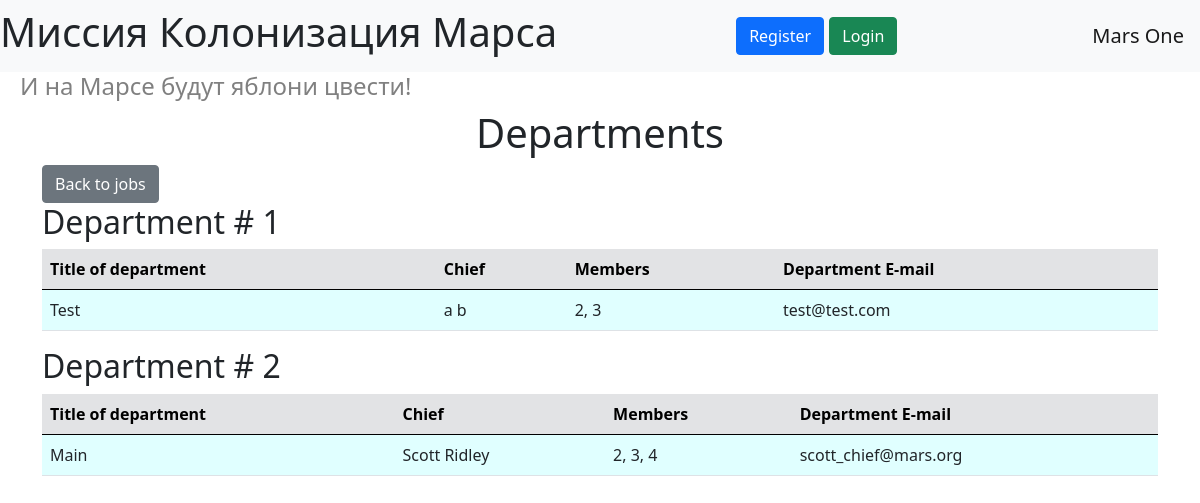
The page /departments on the database its author committed.
### data/models.py (models this page shows, shortened)
class Department(SqlAlchemyBase, SerializerMixin):
    __tablename__ = 'departments'
    id = sqlalchemy.Column(sqlalchemy.Integer,
                           primary_key=True, autoincrement=True)
    chief_id = sqlalchemy.Column(sqlalchemy.Integer, sqlalchemy.ForeignKey('users.id'))
    chief = sqlalchemy.orm.relationship('User')
    title = sqlalchemy.Column(sqlalchemy.String)
    members = sqlalchemy.Column(sqlalchemy.String)
    email = sqlalchemy.Column(sqlalchemy.String, unique=True)

class User(SqlAlchemyBase, UserMixin, SerializerMixin):
    __tablename__ = 'users'
    id = sqlalchemy.Column(sqlalchemy.Integer,
                           primary_key=True, autoincrement=True)
    surname = sqlalchemy.Column(sqlalchemy.String)
    name = sqlalchemy.Column(sqlalchemy.String)
    age = sqlalchemy.Column(sqlalchemy.Integer)
    position = sqlalchemy.Column(sqlalchemy.String)
    speciality = sqlalchemy.Column(sqlalchemy.String)
    address = sqlalchemy.Column(sqlalchemy.String)
    email = sqlalchemy.Column(sqlalchemy.String, unique=True)
    hashed_password = sqlalchemy.Column(sqlalchemy.String, nullable=True)
    modified_date = sqlalchemy.Column(sqlalchemy.DateTime,
                                      default=datetime.datetime.now)
    def __str__(self):
        return f'{self.surname} {self.name}'

### main.py (the view)
@app.route('/departments')
def departments():
    return render_template('departments.html', title='Departments',
                           departments=session.query(Department).all(),
                           message=request.args.get('message'),
                           message_type=request.args.get('message_type'))

### templates/departments.html (shortened to what this page needs)
{% extends 'base.html' %}
{% block content %}
    <h1 class="text-center">{{ title }}</h1>
    <a class="btn btn-secondary" href="/">Back to jobs</a>
    {% for dep in departments %}
        <h2>Department # {{ loop.index }}</h2>
        <table class="table">
            <thead>
                <tr class="table-secondary">
                    <th>Title of department</th>
                    <th>Chief</th>
                    <th>Members</th>
                    <th>Department E-mail</th>
                </tr>
            </thead>
            <tbody style="background-color: lightcyan">
                <tr>
                    <td>{{ dep.title }}</td>
                    <td>{{ dep.chief }}</td>
                    <td>{{ dep.members }}</td>
                    <td>{{ dep.email }}</td>
                </tr>
            </tbody>
        </table>
    {% endfor %}
{% endblock %}

### rows shown on the page
Department: title "Test", chief "a b", members "2, 3", email "test@test.com"
Department: title "Main", chief "Scott Ridley", members "2, 3, 4", email "scott_chief@mars.org"

### other values the page prints
{{ title }} "Departments"
